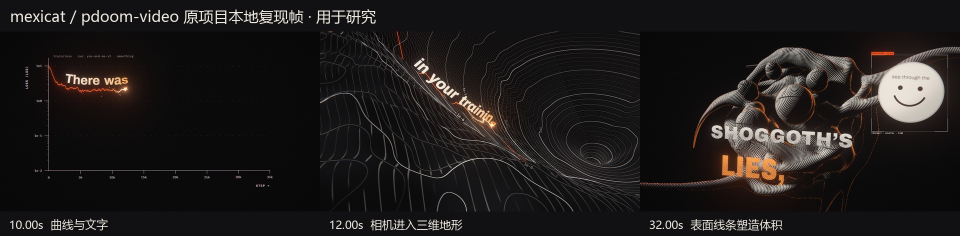
#> input picture work/reference-study-20261008/source-study-panel.jpg, 1920 x 472 px (shown at 1/2 size)
$ python contact.py ../reference-study-20261008 ../reference-study-20261008 5
#> lines starting #> are read from the running program, lines starting #| are printed output that depends on the picture
from pathlib import Path
from PIL import Image,ImageDraw
import sys,math
folder=Path(sys.argv[1]); out=Path(sys.argv[2]); step=int(sys.argv[3]) if len(sys.argv)>3 else 30
files=sorted(folder.glob('*.jpg'))[::step]; w=480; h=292; cols=4
sheet=Image.new('RGB',(w*cols,h*math.ceil(len(files)/cols)), '#101e29');d=ImageDraw.Draw(sheet)
#> after `sheet = Image.new('RGB', (w * cols, h * math.ceil(len(files) / cols)),`:
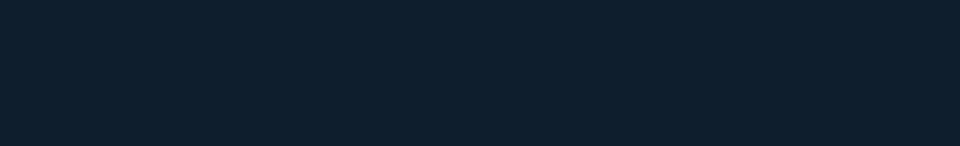
#> sheet: PIL image 1920x292 RGB (shown at 1/2 size); mean R, G, B 16, 30, 41
for i,f in enumerate(files):
 im=Image.open(f);im.thumbnail((w,270));x=i%cols*w;y=i//cols*h;sheet.paste(im,(x,y));d.text((x+8,y+273),f'frame {f.stem}',fill='white')
#> further down, im is the input picture: PIL image 1920x472 RGB; mean R, G, B 30.7, 27.7, 26.9
#> after `im.thumbnail((w, 270))`:
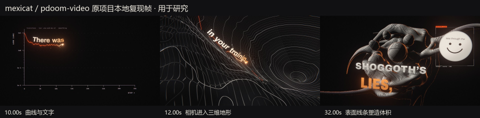
#> im: PIL image 480x118 RGB; mean R, G, B 30.8, 27.9, 27
#> after `sheet.paste(im, (x, y))`:
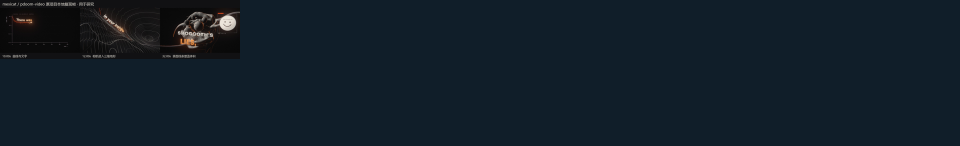
#> sheet: PIL image 1920x292 RGB (shown at 1/2 size); mean R, G, B 17.5, 29.8, 39.6
sheet.save(out)
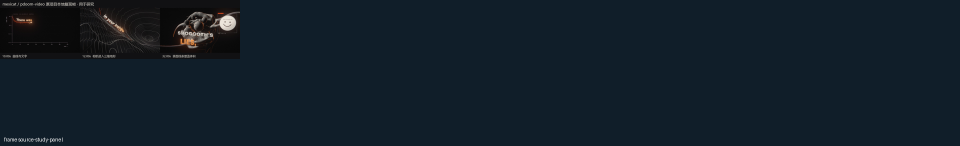
#> saved as reference-study-20261008: PIL image 1920x292 RGB (shown at 1/2 size); mean R, G, B 17.6, 29.9, 39.7
